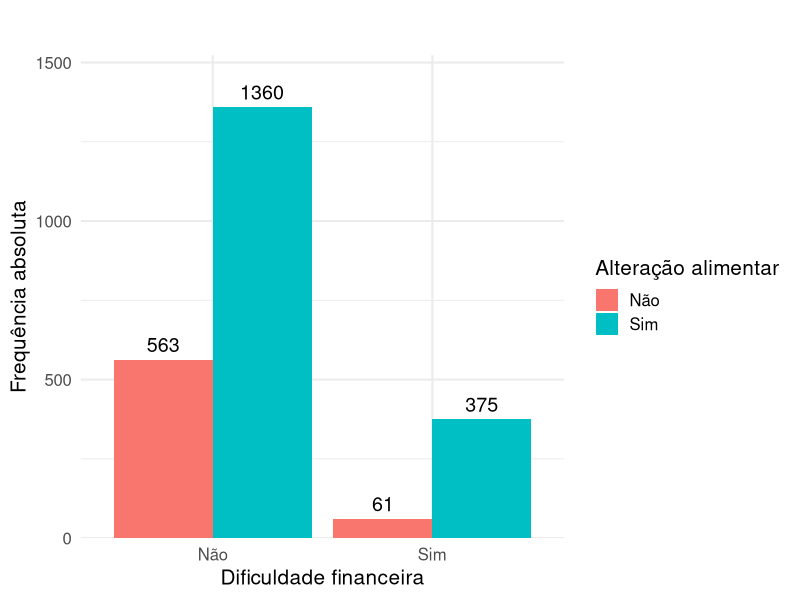
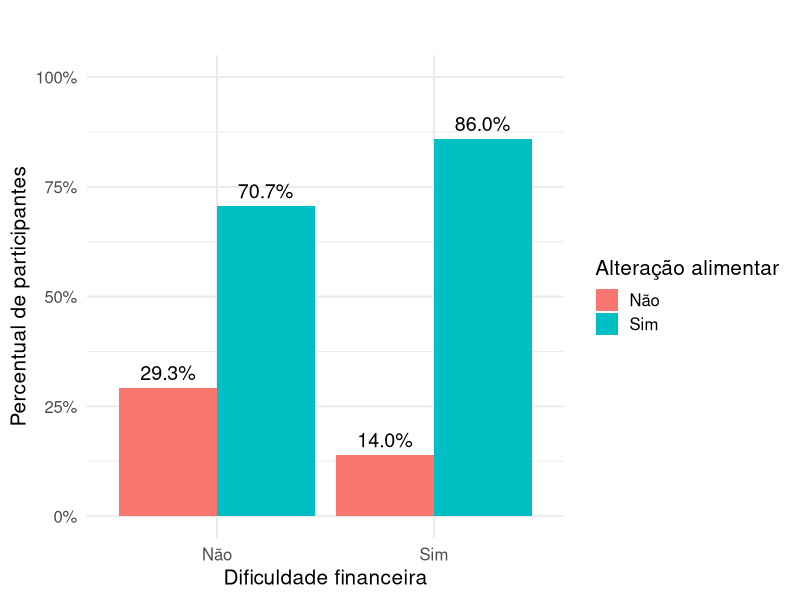
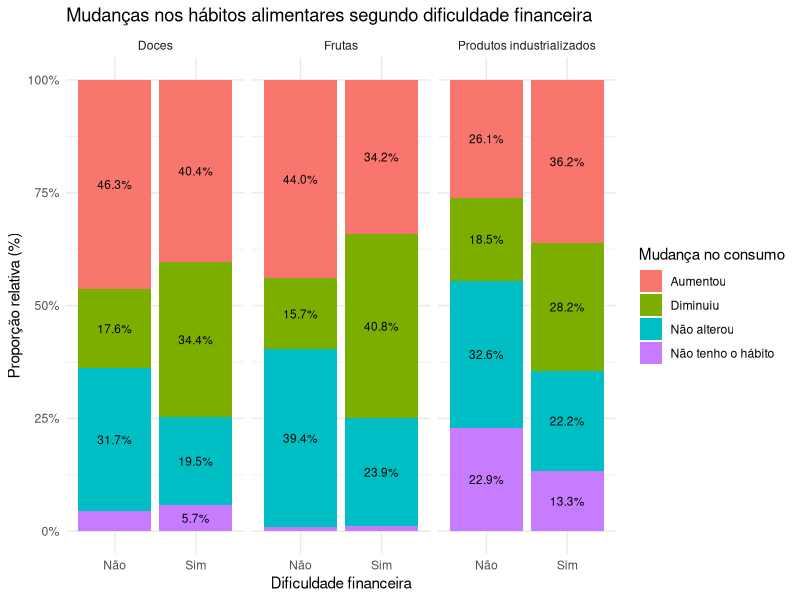

These figures' R source, in order:
## ---- chunk 1
library(readxl)
library(dplyr)
library(tidyr)
library(ggplot2)
library(scales)
library(knitr)

dados <- read_excel("DadosNutri.xlsx")
## ---- chunk 2
grafico_abs <- ggplot(
  data = dados,
  mapping = aes(
    x = Dificuldade_Financeira,
    fill = Alteracao_Pandemia
  )
) +
  geom_bar(
    position = position_dodge()
  ) +
  geom_text(
    stat = "count",
    aes(label = after_stat(count)),
    position = position_dodge(width = 0.9),
    vjust = -0.5,
    size = 5
  ) +
  scale_y_continuous(
    expand = expansion(mult = c(0, 0.12))
  ) +
    scale_fill_manual(
    values = c(
    "Não" = "#F8766D",
    "Sim" = "#00BFC4"
    ),
    name = "Alteração alimentar"
  ) +
  xlab("Dificuldade financeira") +
  ylab("Frequência absoluta") +
  ggtitle(" ") +
  theme_minimal(base_size = 15) +
  theme(
    plot.title = element_text(
      margin = margin(b = 15)
    )
  )
## ---- chunk 3
alteracao_grafico <- dados %>%
  count(Dificuldade_Financeira, Alteracao_Pandemia) %>%
  group_by(Dificuldade_Financeira) %>%
  mutate(
    percentual = n / sum(n)
  ) %>%
  ungroup()
## ---- chunk 4
grafico_pct <- ggplot(
  data = alteracao_grafico,
  mapping = aes(
    x = Dificuldade_Financeira,
    y = percentual,
    fill = Alteracao_Pandemia
  )
) +
  geom_col(
    position = position_dodge(width = 0.9)
  ) +
  geom_text(
    aes(
      label = scales::percent(percentual, accuracy = 0.1)
    ),
    position = position_dodge(width = 0.9),
    vjust = -0.5,
    size = 5
  ) +
  scale_y_continuous(
    labels = scales::percent_format(),
    limits = c(0, 1)
  ) +
    scale_fill_manual(
    values = c(
    "Não" = "#F8766D",
    "Sim" = "#00BFC4"
    ),
    name = "Alteração alimentar"
  ) +
  xlab("Dificuldade financeira") +
  ylab("Percentual de participantes") +
  ggtitle(" ") +
  theme_minimal(base_size = 15) +
  theme(
    plot.title = element_text(
      margin = margin(b = 15)
    )
  )
## ---- chunk 5
#### bibliotecas
library(dplyr)
library(tidyr)
library(ggplot2)
library(scales)

### agrupando as tres variáveis alimentares
habitos_grafico <- dados %>%
  select(
    Dificuldade_Financeira,
    Frutas,
    Doces,
    Produtos_Industrializados
  ) %>%
  
  pivot_longer(
    cols = c(Frutas, Doces, Produtos_Industrializados),
    names_to = "Alimento",
    values_to = "Mudanca"
  ) %>%
  
  count(
    Dificuldade_Financeira,
    Alimento,
    Mudanca
  ) %>%
  
  group_by(
    Dificuldade_Financeira,
    Alimento
  ) %>%
  
  mutate(
    percentual = n / sum(n)
  ) %>%
  
  ungroup()


habitos_grafico <- habitos_grafico %>%
  mutate(
    Alimento = recode(
      Alimento,
      "Frutas" = "Frutas",
      "Doces" = "Doces",
      "Produtos_Industrializados" = "Produtos industrializados"
    )
  )

N <- habitos_grafico |>
  dplyr::count(Alimento, Dificuldade_Financeira)
  
habitos_grafico <- ggplot(
  habitos_grafico,
  aes(
    x = Dificuldade_Financeira,
    y = percentual,
    fill = Mudanca
  )
) +
  
  geom_col() +
  
  geom_text(
    aes(
      label = ifelse(
        percentual < 0.05,
        "",
        percent(percentual, accuracy = 0.1)
      )
    ),
    position = position_stack(vjust = 0.5),
    size = 3
  ) +
  geom_text(
    data = N,
    aes(x = Dificuldade_Financeira, y = 1.02, label = paste0("n = ", n)),
    inherit.aes = FALSE
  ) +
  facet_wrap(~ Alimento) +
  
  scale_y_continuous(
    labels = percent,
    limits = c(0, 1)
  ) +
  
  labs(
    title = "Mudanças nos hábitos alimentares segundo dificuldade financeira",
    x = "Dificuldade financeira",
    y = "Proporção relativa (%)",
    fill = "Mudança no consumo"
  ) +
  
  theme_minimal()
## ---- chunk 6
tabela_variaveis <- tibble(
  Variável = c(
    "Dificuldade financeira",
    "Alteração na pandemia",
    "Frutas",
    "Doces",
    "Produtos industrializados",
    "Idade",
    "IMC",
    "Gênero"
  ),
  
  `Função na análise` = c(
    "Explicativa / comparação",
    "Resposta principal",
    "Aprofundamento dos hábitos",
    "Aprofundamento dos hábitos",
    "Aprofundamento dos hábitos",
    "Caracterização da amostra",
    "Caracterização da amostra",
    "Caracterização da amostra"
  ),
  
  Tipo = c(
    "Qualitativa",
    "Qualitativa",
    "Qualitativa",
    "Qualitativa",
    "Qualitativa",
    "Quantitativa",
    "Quantitativa",
    "Qualitativa"
  )
)

knitr::kable(
  tabela_variaveis,
  align = c("l", "l", "l"),
  col.names = c(
    "Variável",
    "Função na análise",
    "Tipo"
  )
)

## ---- chunk 7
library(knitr)
resumo_numerico <- dados %>%
  summarise(
    Idade = sprintf(
      "%.1f ± %.1f anos",
      mean(Idade, na.rm = TRUE),
      sd(Idade, na.rm = TRUE)
    ),
    IMC = sprintf(
      "%.1f ± %.2f kg/m²",
      mean(IMC, na.rm = TRUE),
      sd(IMC, na.rm = TRUE)
    )
  )

feminino <- dados %>%
  summarise(
    n = sum(Genero == "Feminino"),
    perc = mean(Genero == "Feminino") * 100
  )

dificuldade <- dados %>%
  summarise(
    n = sum(Dificuldade_Financeira == "Sim"),
    perc = mean(Dificuldade_Financeira == "Sim") * 100
  )

tabela_caracterizacao <- tibble(
  Característica = c(
    "Participantes",
    "Idade",
    "IMC",
    "Gênero feminino",
    "Dificuldade financeira"
  ),
  
  Resultado = c(
    format(nrow(dados), big.mark = "."),
    resumo_numerico$Idade,
    resumo_numerico$IMC,
    sprintf(
      "%d (%.1f%%)",
      feminino$n,
      feminino$perc
    ),
    sprintf(
      "%d (%.1f%%)",
      dificuldade$n,
      dificuldade$perc
    )
  )
)

kable(
  tabela_caracterizacao,
  col.names = c("Característica", "Resultado"),
  align = c("l", "c")
)
## ---- chunk 8
grafico_abs
## ---- chunk 9
grafico_pct
## ---- chunk 10
#| echo: false

teste_chi <- chisq.test(
  table(
    dados$Dificuldade_Financeira,
    dados$Alteracao_Pandemia
  )
)
## ---- chunk 11
#| echo: false
#| results: asis

cat(
  "### Resultado\n\n",
  "$\\chi^2$ = ", 
  round(unname(teste_chi$statistic), 2),
  " &nbsp;&nbsp; | &nbsp;&nbsp; ",
  "gl = ", unname(teste_chi$parameter),
  " &nbsp;&nbsp; | &nbsp;&nbsp; ",
  "***p* < 0,001**",
  sep = ""
)
## ---- chunk 12
habitos_grafico
